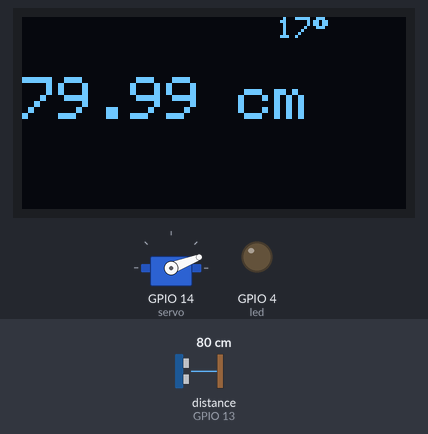
A sketch run on a simulated ESP32. Parts: servo, 128×64 one-colour display, output pins drawn as LEDs (lit = HIGH). Wiring (inferred from the names in the program): ultrasonic range finder: trigger GPIO 12; echo GPIO 13. The test bench sets the inputs (shaded band); at power-on: distance to the obstacle (sensor on GPIO 13) 80 cm. The echo pulse lasts 58.3 µs per cm; pins used as bus, display or sensor lines are not drawn; what the sketch prints to the serial monitor is not drawn.

Above: at 1.12 s.
1.4 s: distance to the obstacle (sensor on GPIO 13) set to 15 cm
At 2.06 s:
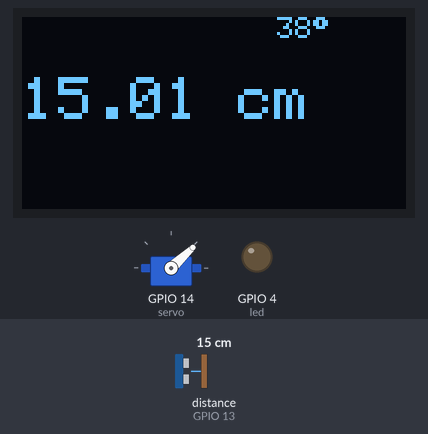
4.4 s: distance to the obstacle (sensor on GPIO 13) set to 12 cm
At 5.1 s:
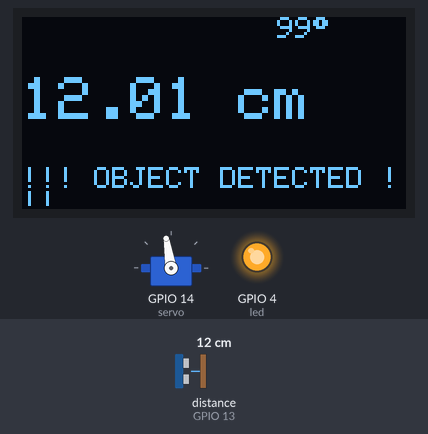
5.9 s: distance to the obstacle (sensor on GPIO 13) set to 18 cm
At 6.4 s:
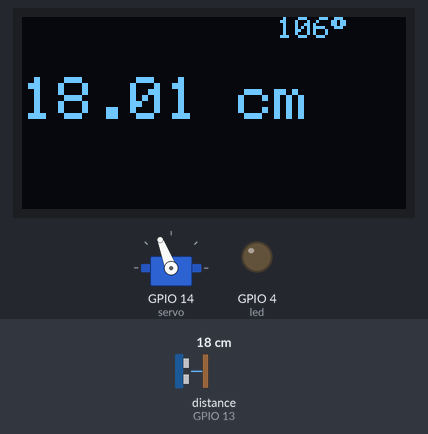
8.3 s: distance to the obstacle (sensor on GPIO 13) set to 2 cm
At 9.5 s:
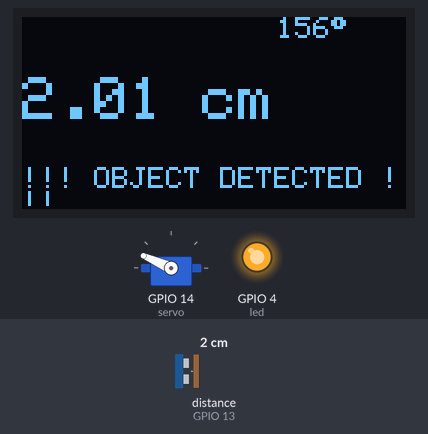
9.8 s: distance to the obstacle (sensor on GPIO 13) set to 35 cm
At 9.98 s:
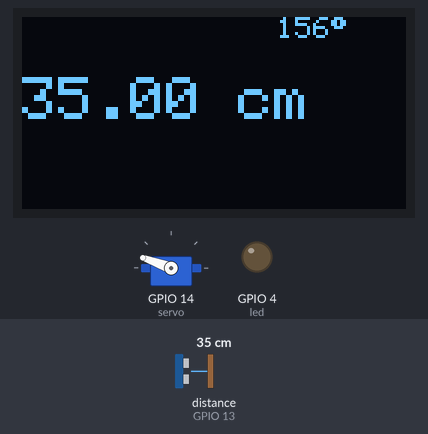
Timing chart, 0 to 13.5 s (numbered marks = the images above; inputs shaded):
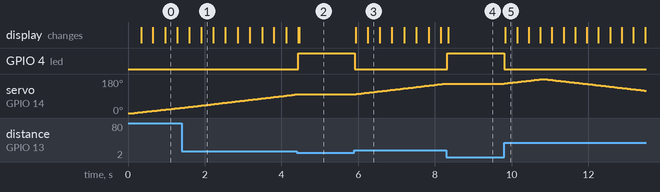

Measured:
- the behaviour switches between 14 and 13 cm on distance to the obstacle (sensor on GPIO 13) (found by bisection; images 1 and 2)
- after the input at 4.4 s, GPIO 4 (led): LOW → HIGH at once; servo on GPIO 14 (servo): stays 99° (without the input it goes to 100° after 0.04 s); the display: first differs from a run without the input after 0.06 s (image 2)
- after the input at 5.9 s, GPIO 4 (led): HIGH → LOW at once; servo on GPIO 14 (servo): moves from 99° to 156° over 2.4 s, starting at once; the display: first changes at once (image 3 shows a later state)
- after the input at 8.3 s, GPIO 4 (led): LOW → HIGH at once; servo on GPIO 14 (servo): stays 156° (without the input it goes to 157° after 0.02 s); the display: changes at once (image 4)
- after the input at 9.8 s, GPIO 4 (led): HIGH → LOW at once; servo on GPIO 14 (servo): rises from 156° to 180° in 1.0 s, then falls to 119° in 2.6 s; the display: changes at once (image 5)

The sketch:

Sensor_Code_ArduinoIDE_a.ino
```cpp
/* * PROJECT: ESP32 Rotating Radar Scanner
 * -----------------------------------------------------------
 * Developed by: Nayaab Rahman
 * * WHAT IT DOES:
 * Uses an ultrasonic sensor and a servo motor to scan for
 * objects in a 180-degree arc.
 * * FEATURES:
 * - Displays distance and angle on an OLED screen.
 * - Sounds an alarm (Buzzer+LED) if an object is within 14cm.
 * - Freezes movement when a target is detected.
 * -----------------------------------------------------------
 */

//Libraries for OLED screen
#include <Wire.h>
#include <Adafruit_GFX.h>
#include <Adafruit_SSD1306.h>
//library for servo
#include <ESP32Servo.h>

Servo myServo;      // Created Servo object
int deg = 0;      // Variable to track position
int change = 1;       // How many degrees to move each time
// Define screen dimensions
#define SCREEN_WIDTH 128
#define SCREEN_HEIGHT 64

//Defining trig, echo, buzzer, etc pins
#define trig 12
#define echo 13
#define led 4
#define buzzer 5
#define servo 14

// Reset pin # (or -1 if sharing Arduino reset pin)
Adafruit_SSD1306 display(SCREEN_WIDTH, SCREEN_HEIGHT, &Wire, -1);

//function for returning distance in cm
float readDistanceCM() {
  // Trigger pulse for input and output
  digitalWrite(trig, LOW);
  delayMicroseconds(2);
  digitalWrite(trig, HIGH);
  delayMicroseconds(10);
  digitalWrite(trig, LOW);

  // Read echo (timeout after 30 ms)
  long duration = pulseIn(echo, HIGH, 30000);
  if (duration <= 0) {
    return -1.0; // we dont want a negative time value
  }

  // Distance in cm, the divison by 2 is because the distance is traveled twice, once from trig and back by echo
  float distance = (duration * 0.0343) / 2.0;
  return distance;
}


void setup() {
  //trig is the output, and echo is the input
  Serial.begin(115200);
  pinMode(trig, OUTPUT);
  pinMode(echo, INPUT);
  pinMode(led, OUTPUT);
  pinMode(buzzer, OUTPUT);
   myServo.attach(servo); // 4. Initialize servo
  myServo.write(deg);     // Start at 0 degrees
   // Initialize with the I2C addr 0x3C (common for 128x64)
  if(!display.begin(SSD1306_SWITCHCAPVCC, 0x3C)) {
    Serial.println(F("SSD1306 allocation failed"));
    for(;;); // Don't proceed, loop forever
  }
//small delay for the code to begin(not needed but good to have)
  delay(100);

 display.clearDisplay();
 display.setTextSize(1);      // Normal 1:1 pixel scale
 display.setTextColor(SSD1306_WHITE);//set colour
 display.setCursor(0, 0);     // Start at top-left corner
 display.display(); // Push the initial clear to the screen
}

void loop() {

// 1. Clear the internal buffer
  display.clearDisplay();

  display.setTextSize(1);
  display.setCursor(85, 0);
  display.print(deg);
  display.print((char)247); // Degree symbol code

  // 2. Set text properties
  display.setTextSize(1);
  display.setCursor(0, 0);

double distance = readDistanceCM();//call the distance function created above


if(distance>=14 || distance<0)
{
  digitalWrite(led, LOW);
    noTone(buzzer);
    digitalWrite(buzzer, LOW);

    // Update the angle
    deg += change;
if(deg>=180||deg<=0)
{
change=-change;

}
myServo.write(deg);
}
else {
    // STOP and WARNING if something is too close
    display.setCursor(0, 50);
    display.print("!!! OBJECT DETECTED !!!");
    digitalWrite(led, HIGH);
 digitalWrite(buzzer, HIGH);
    // We don't update 'angle' here, so the servo stays still
  }


    if (distance < 0) {
      Serial.println("Distance: invalid");//we want positive distances, not negative
      display.setCursor(0, 20);
    display.print("Out of range");
    Serial.println("Distance: invalid");
    }
    else {
    // Large font for the actual number
    display.setTextSize(2);
    display.setCursor(0, 20);
    display.print(distance, 2); // 2 decimal places
    display.print(" cm");
    }

//display distance in cm(4 decimal places)
Serial.print("Deg: ");
  Serial.print(deg);
  Serial.print(" | Distance: ");
  Serial.print(distance);
  Serial.println(" cm");

display.display();
delay(15);
}
```
